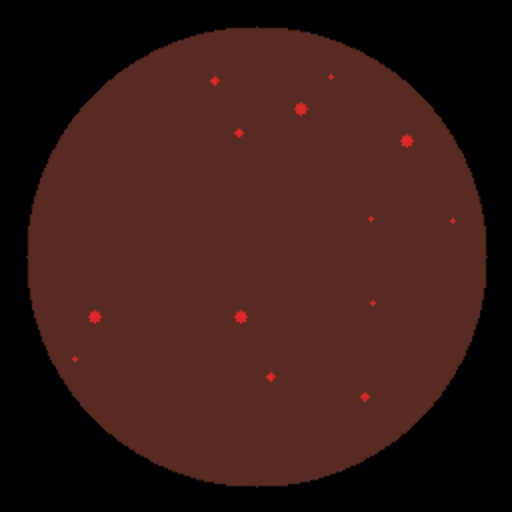
#> input picture app/assets/sample_fundus.png, 512 x 512 px
$ python -i preprocess.py   (imports and definitions only)
#> lines starting #> are read from the running program, lines starting #| are printed output that depends on the picture
"""
preprocess.py — DETERMINISTIC image cleanup applied to every image.

Preprocessing vs augmentation (the key distinction):
    * Preprocessing is DETERMINISTIC. The same input always produces the same
      output. It runs at train, validation, test, AND inference time, so the
      model always sees images in the same standardized form.
    * Augmentation (see augment.py) is RANDOM and runs only on training data.

Pipeline (each step is toggled in config.yaml -> preprocess):
    1. crop_field_of_view : trim black borders, crop the circular retina.
    2. ben_graham         : subtract a blurred local average (color/lighting norm).
    3. clahe              : optional local contrast enhancement.
    4. resize             : to the model input size (e.g. 224x224).
       (Normalization with ImageNet mean/std happens in augment.py, so train and
        eval transforms share exactly one definition of it.)

Every function takes and returns an HxWx3 uint8 RGB numpy array unless noted,
so steps compose cleanly and are easy to visualize before/after.
"""

from __future__ import annotations

import cv2
import numpy as np


# ---------------------------------------------------------------------------
# 1. Field-of-view crop
# ---------------------------------------------------------------------------
# [66 lines left out: functions crop_field_of_view, circle_crop, ben_graham, not called in this run]


# ---------------------------------------------------------------------------
# 3. CLAHE
# ---------------------------------------------------------------------------
def apply_clahe(img: np.ndarray, clip: float = 2.0, grid: int = 8) -> np.ndarray:
    """Contrast Limited Adaptive Histogram Equalization on the luminance channel.

    WHY: CLAHE boosts *local* contrast, which can make faint lesions pop. We
    apply it on the L channel in LAB space so colors aren't distorted. The clip
    limit prevents over-amplifying noise.

    NOTE: CLAHE and Ben-Graham both enhance contrast; using both can be
    redundant or harsh, so CLAHE is OFF by default in config.yaml. Try one.
    """
#> called with clip = 2, grid = 8
    lab = cv2.cvtColor(img, cv2.COLOR_RGB2LAB)
#> lab: shape (512, 512, 3); mean of channels 0, 1, 2 37.5, 140.2, 137.6
    l, a, b = cv2.split(lab)
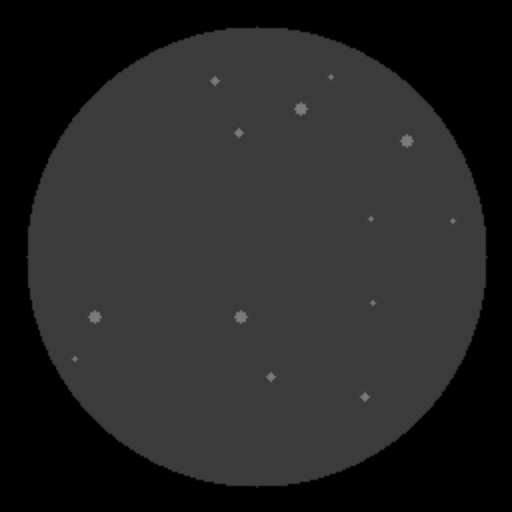
#> l: shape (512, 512); min 0, max 123, mean 37.5
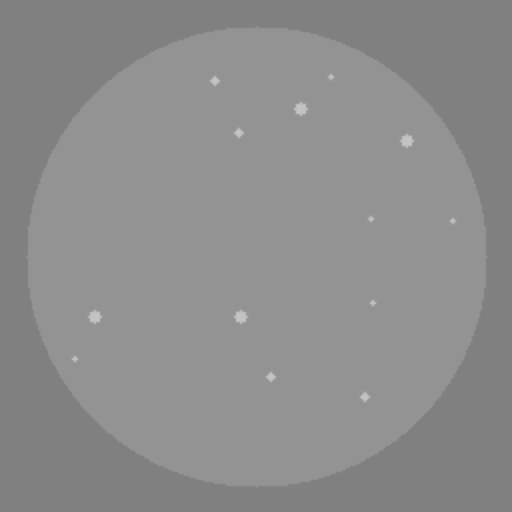
#> a: shape (512, 512); min 128, max 195, mean 140.2
    clahe = cv2.createCLAHE(clipLimit=clip, tileGridSize=(grid, grid))
    l = clahe.apply(l)
    return cv2.cvtColor(cv2.merge((l, a, b)), cv2.COLOR_LAB2RGB)


# ---------------------------------------------------------------------------
# 4. Resize
# ---------------------------------------------------------------------------
def resize(img: np.ndarray, size: int) -> np.ndarray:
    """Resize to a square (size x size) with area interpolation (good for shrink)."""
    return cv2.resize(img, (size, size), interpolation=cv2.INTER_AREA)


# ---------------------------------------------------------------------------
# Composed preprocessing function (config-driven)
# ---------------------------------------------------------------------------
# [23 lines left out: function build_preprocess, not called in this run]


# Names of steps for the before/after visualization in notebook 02.
PREPROCESS_STEPS = ["original", "crop_fov", "ben_graham", "clahe", "resize"]


# [17 lines left out: function step_by_step, not called in this run]

>>> import cv2
>>> picture = cv2.cvtColor(cv2.imread('../app/assets/sample_fundus.png'), cv2.COLOR_BGR2RGB)
>>> result = apply_clahe(picture)
